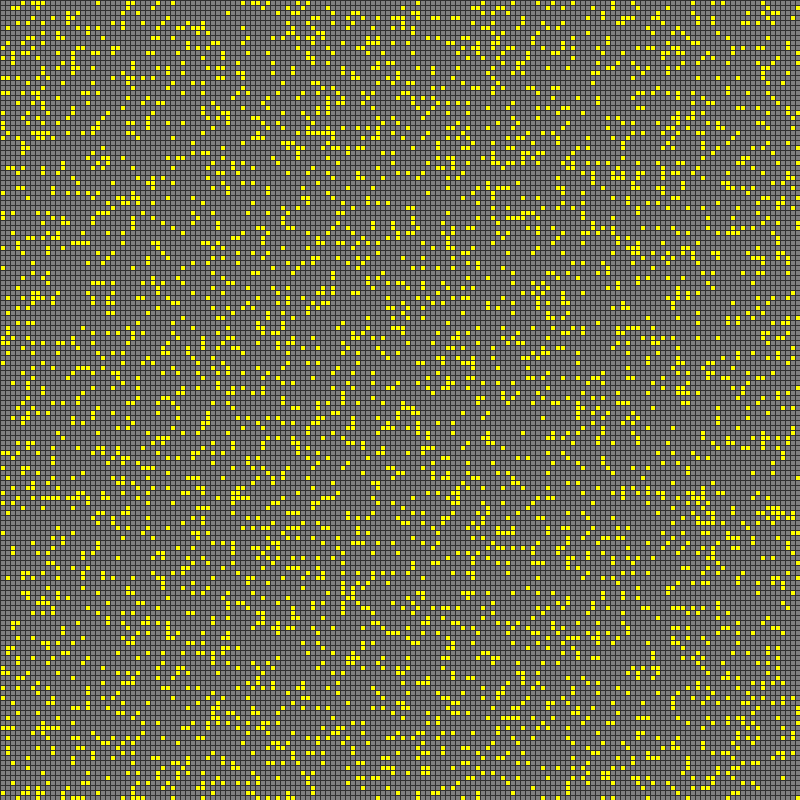
Frame 1 (no input)
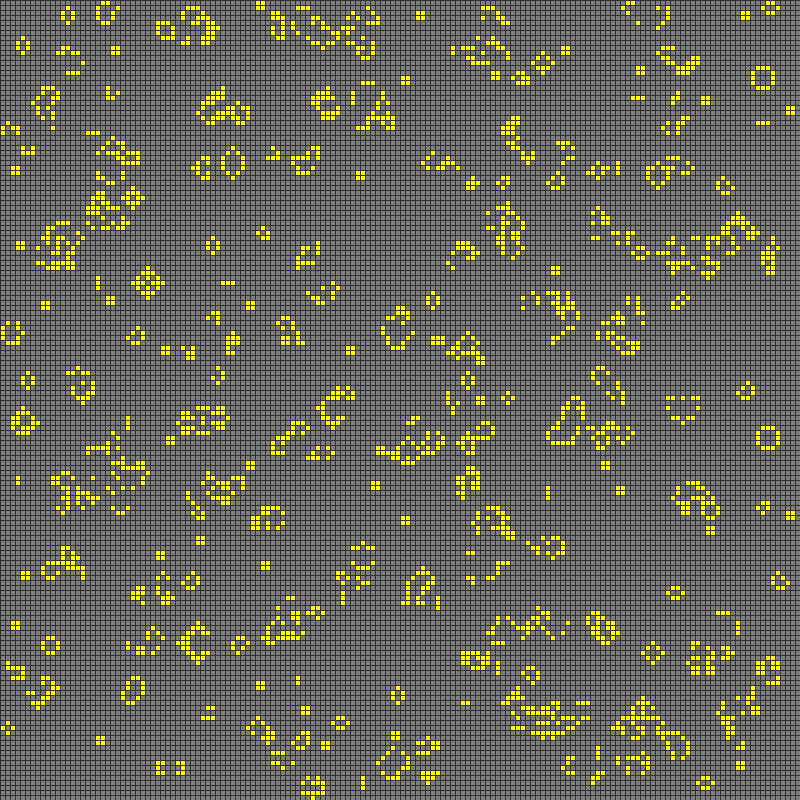
Frame 60 (the mouse pressed at the canvas centre just before this capture)
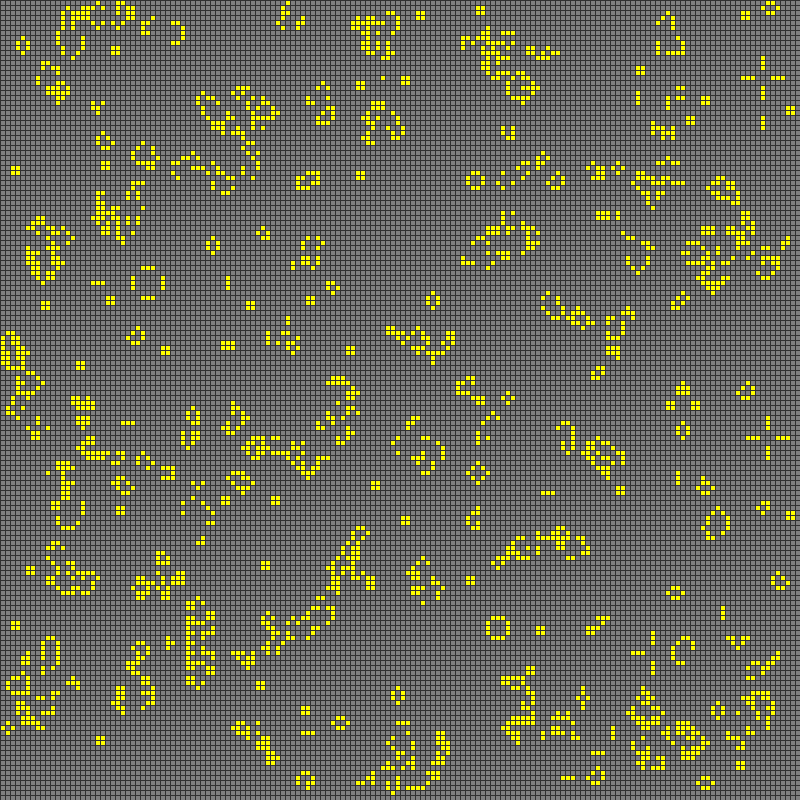
Frame 120 (the mouse held since frame 60 and released just before this capture)

The Processing sketch that drew these frames (run headless with seeded random() and noise(); from frame 60 on, the mouse is pressed at the canvas centre):

// Processing sketch: processing_122938
// ── processing_122938.pde

// Size of cells
int cellSize = 5;

// How likely for a cell to be alive at start (in percentage)
float probabilityOfAliveAtStart = 15;

// Variables for timer
int interval = 100;
int lastRecordedTime = 0;

// Colors for active/inactive cells
color alive = color(255, 255, 0);
color dead = color(127.5,127.5,127.5);

// Array of cells
int[][] cells; 
// Buffer to record the state of the cells and use this while changing the others in the interations
int[][] cellsBuffer; 

// Pause
boolean pause = false;

void setup() {
  size (800, 800);

  // Instantiate arrays 
  cells = new int[width/cellSize][height/cellSize];
  cellsBuffer = new int[width/cellSize][height/cellSize];

  // This stroke will draw the background grid
  stroke(48);

  noSmooth();

  // Initialization of cells
  for (int x=0; x<width/cellSize; x++) {
    for (int y=0; y<height/cellSize; y++) {
      float state = random (100);
      if (state > probabilityOfAliveAtStart) { 
        state = 0;
      }
      else {
        state = 1;
      }
      cells[x][y] = int(state); // Save state of each cell
    }
  }
  background(0); // Fill in black in case cells don't cover all the windows
}


void draw() {

  //Draw grid
  for (int x=0; x<width/cellSize; x++) {
    for (int y=0; y<height/cellSize; y++) {
      if (cells[x][y]==1) {
        fill(alive); // If alive
      }
      else {
        fill(dead); // If dead
      }
      rect (x*cellSize, y*cellSize, cellSize, cellSize);
    }
  }
  // Iterate if timer ticks
  if (millis()-lastRecordedTime>interval) {
    if (!pause) {
      iteration();
      lastRecordedTime = millis();
    }
  }

  // Create  new cells manually on pause
  if (pause && mousePressed) {
    // Map and avoid out of bound errors
    int xCellOver = int(map(mouseX, 0, width, 0, width/cellSize));
    xCellOver = constrain(xCellOver, 0, width/cellSize-1);
    int yCellOver = int(map(mouseY, 0, height, 0, height/cellSize));
    yCellOver = constrain(yCellOver, 0, height/cellSize-1);

    // Check against cells in buffer
    if (cellsBuffer[xCellOver][yCellOver]==1) { // Cell is alive
      cells[xCellOver][yCellOver]=0; // Kill
      fill(dead); // Fill with kill color
    }
    else { // Cell is dead
      cells[xCellOver][yCellOver]=1; // Make alive
      fill(alive); // Fill alive color
    }
  } 
  else if (pause && !mousePressed) { // And then save to buffer once mouse goes up
    // Save cells to buffer (so we opeate with one array keeping the other intact)
    for (int x=0; x<width/cellSize; x++) {
      for (int y=0; y<height/cellSize; y++) {
        cellsBuffer[x][y] = cells[x][y];
      }
    }
  }
}



void iteration() { // When the clock ticks
  // Save cells to buffer (so we opeate with one array keeping the other intact)
  for (int x=0; x<width/cellSize; x++) {
    for (int y=0; y<height/cellSize; y++) {
      cellsBuffer[x][y] = cells[x][y];
    }
  }

  // Visit each cell:
  for (int x=0; x<width/cellSize; x++) {
    for (int y=0; y<height/cellSize; y++) {
      // And visit all the neighbours of each cell
      int neighbours = 0; // We'll count the neighbours
      for (int xx=x-1; xx<=x+1;xx++) {
        for (int yy=y-1; yy<=y+1;yy++) {  
          if (((xx>=0)&&(xx<width/cellSize))&&((yy>=0)&&(yy<height/cellSize))) { // Make sure you are not out of bounds
            if (!((xx==x)&&(yy==y))) { // Make sure to to check against self
              if (cellsBuffer[xx][yy]==1){
                neighbours ++; // Check alive neighbours and count them
              }
            } // End of if
          } // End of if
        } // End of yy loop
      } //End of xx loop
      // We've checked the neigbours: apply rules!
      if (cellsBuffer[x][y]==1) { // The cell is alive: kill it if necessary
        if (neighbours < 2 || neighbours > 3) {
          cells[x][y] = 0; // Die unless it has 2 or 3 neighbours
        }
      } 
      else { // The cell is dead: make it live if necessary      
        if (neighbours == 3 ) {
          cells[x][y] = 1; // Only if it has 3 neighbours
        }
      } // End of if
    } // End of y loop
  } // End of x loop
} // End of function

void keyPressed() {
  if (key=='r' || key == 'R') {
    // Restart: reinitialization of cells
    for (int x=0; x<width/cellSize; x++) {
      for (int y=0; y<height/cellSize; y++) {
        float state = random (100);
        if (state > probabilityOfAliveAtStart) {
          state = 0;
        }
        else {
          state = 1;
        }
        cells[x][y] = int(state); // Save state of each cell
      }
    }
  }
  if (key==' ') { // On/off of pause
    pause = !pause;
  }
  if (key=='c' || key == 'C') { // Clear all
    for (int x=0; x<width/cellSize; x++) {
      for (int y=0; y<height/cellSize; y++) {
        cells[x][y] = 0; // Save all to zero
      }
    }
  }
}
